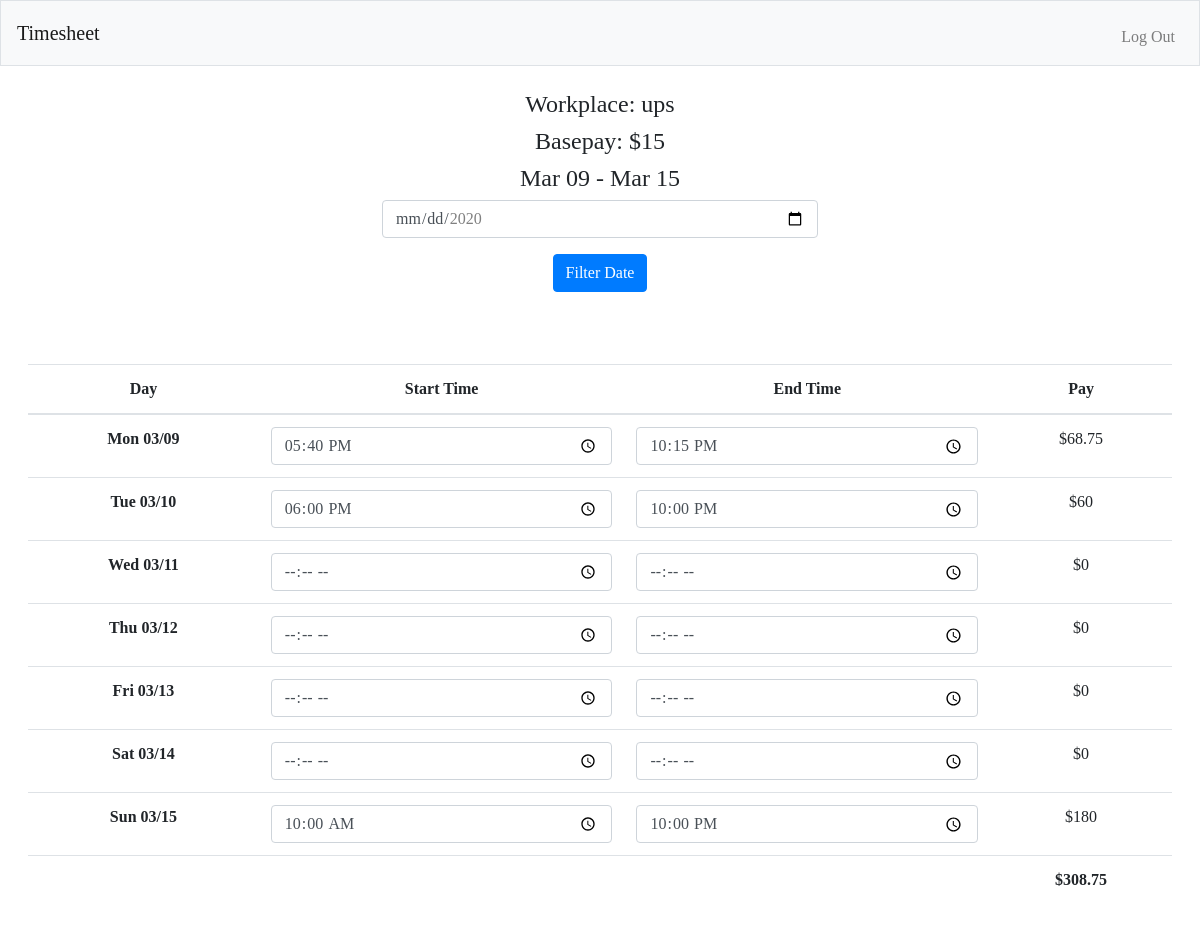
/week/ups (signed in), run on the app's committed database.
### tables this page shows
CREATE TABLE "company" (
	"id"	INTEGER NOT NULL PRIMARY KEY AUTOINCREMENT,
	"user_id"	integer NOT NULL,
	"company_name"	VARCHAR(255),
	"basepay"	INTEGER
);

CREATE TABLE "work_hours" (
	"id"	INTEGER NOT NULL PRIMARY KEY AUTOINCREMENT,
	"user_id"	NUMERIC NOT NULL,
	"company_id"	INTEGER NOT NULL,
	"date"	TEXT,
	"start"	TEXT,
	"end"	TEXT,
	"pay"	INTEGER DEFAULT 0,
	FOREIGN KEY("user_id") REFERENCES "users"("id")
);

### app.py (the view)
@app.route("/week/<cname>", methods=["GET","POST"])
@login_required
def week(cname):
    filter_date = request.form.get("filter-date")
    if filter_date == None:
        today = datetime.now().date()
    else:
        today = datetime.strptime(filter_date, '%Y-%m-%d')
    day = request.form.getlist('date')
    print(day)
    start_day = today - timedelta(days=today.weekday())
    end_day = start_day + timedelta(days=6)
    delta = timedelta(days=1)
    date_range = start_day.strftime('%b %d'), end_day.strftime('%b %d')
    lock.acquire(True)
    c.execute("SELECT * FROM company WHERE company_name = :cname AND user_id = :user_id",
              {"cname": cname, "user_id": session.get('user_id')})
    company = c.fetchone()
    lock.release()
    c.execute("SELECT start, end, pay FROM work_hours WHERE user_id=? AND company_id=? AND date BETWEEN ? AND ?", (session.get('user_id'), company[0], start_day.strftime('%Y-%m-%d'), end_day.strftime('%Y-%m-%d')))
    hours = c.fetchall()
    weeks = []
    while start_day <= end_day:
        weeks.append([start_day])
        start_day += delta
    for i in range(len(hours)):
        weeks[i] += hours[i]
    if request.method == "POST":
        start = request.form.getlist('start')
        end = request.form.getlist('end')
        if start == [] and end == []:
            today = datetime.now().date()
            start_day = today - timedelta(days=today.weekday())
            end_day = start_day + timedelta(days=6)
            delta = timedelta(days=1)
            while start_day <= end_day:
                if filter_date == start_day.strftime("%Y-%m-%d"):
                    print(filter_date)
                    print(start_day.strftime("%Y-%m-%d"))
                    print('hi')
                    disabled = False
                    break
                start_day += delta
                disabled = "disabled"
            c.execute("SELECT SUM(pay) FROM work_hours WHERE user_id=? AND company_id=? AND date BETWEEN ? AND ?", (session.get('user_id'), company[0], start_day, end_day))
            total = c.fetchone()[0]
            return render_template("week.html", weeks=weeks, cname=cname, company=company, total=total, date_range=date_range, disabled=disabled)
        else:
            for i in range(7):
                lock.acquire(True)
                c.execute("SELECT end FROM work_hours WHERE date=:date AND user_id=:user_id AND company_id=:company_id", {'date':weeks[i][0], 'user_id':session.get('user_id'), 'company_id':company[0]})
                rows = c.fetchone()
                lock.release()
                fmt = "%H:%M"
                if start[i] != "" and end[i] != "":
                    pay = (datetime.strptime(end[i], fmt) - datetime.strptime(start[i], fmt)).seconds * (company[3]/3600)
                else:
                    pay = 0
                if rows == None:
                    lock.acquire(True)
                    c.execute("INSERT INTO work_hours (user_id, company_id, date, start, end, pay) VALUES (?, ?, ?, ?, ?, ?)", (session.get('user_id'), company[0], weeks[i][0], start[i], end[i], pay))
                    connection.commit()
                    lock.release()
                else:
                    lock.acquire(True)
                    c.execute("UPDATE work_hours SET start=?, end=?, pay=? WHERE user_id=? AND company_id=? AND date=?",
                            (start[i], end[i], pay, session.get("user_id"), company[0], weeks[i][0]))
                    connection.commit()
                    lock.release()
        return redirect(url_for('week', cname=cname))
    else:
        start_day = today - timedelta(days=today.weekday())
        c.execute("SELECT SUM(pay) FROM work_hours WHERE user_id=? AND company_id=? AND date BETWEEN ? AND ?", (session.get('user_id'), company[0], start_day, end_day))
        total = c.fetchone()[0]
        return render_template("week.html", weeks=weeks, cname=cname, company=company, total=total,date_range=date_range)

### helpers.py (called while the page is built)
def login_required(f):
    @wraps(f)
    def decorated_function(*args, **kwargs):
        if session.get("user_id") is None:
            return redirect("/login")
        return f(*args, **kwargs)
    return decorated_function

def day(date):
    return date.strftime("%a %m/%d")

### templates/week.html (shortened to what this page needs)
{% extends "layout.html" %}
{% block main %}
<div class="col-xl-5 col-lg-6 col-md-8 col-sm-10 mx-auto text-center form p-4">
  <h4>Workplace: {{ company[2] }}</h4>
  <h4>Basepay: ${{ company[3] }}</h4>
  <h4>{{ date_range[0] }} - {{ date_range[1]}}</h4>
  <div class="px-2">
      <form action="/week/{{cname}}" method="post" id="dateForm" class="justify-content-center">
          <div class="form-group">
              <input type="date" class="form-control" min="2020-01-01" max="2020-12-30" id="filter-date" name="filter-date">
          </div>
          <button type="button" class="btn btn-primary" onclick="filterDate()">Filter Date</button>
      </form>
  </div>
</div>
<div class="container p-5">
  <div class="no-padding">
    <table class="table">
      <thead>
        <tr>
          <th scope="col">Day</th>
          <th scope="col">Start Time</th>
          <th scope="col">End Time</th>
          <th scope="col">Pay</th>
        </tr>
      </thead>
      <tbody>
        {% for week in weeks %}
          <tr>
            <th name="day">{{ week[0]|day }}</th>
            <td><input class="form-control" name="start" class="start" type="time" form="myForm" value="{{ week[1] }}" {{ disabled }}></td>
            <td><input class="form-control" name="end" class="end" type="time" form="myForm" value="{{ week[2] }}" onchange="myFunction(this)" {{ disabled }}></td>
            <td>${{ week[3] }}</td>
          </tr>
        {% endfor%}
      </tbody>
      <tfoot>
        <tr>
          <td colspan="3"></td>
          <th>${{ total }}</th>
        </tr>
      </tfoot>
    </table>
  </div>
</div>
{% endblock %}

### templates/layout.html (shortened to what this page needs)
<!doctype html>
<html lang="en">
  <head>
    <link rel="stylesheet" href="https://stackpath.bootstrapcdn.com/bootstrap/4.4.1/css/bootstrap.min.css">
    <link href="/static/styles.css" rel="stylesheet">
  </head>
  <body>
      <nav class="navbar navbar-expand-md navbar-light bg-light border">
        <a class="navbar-brand" href="#">Timesheet</a>
        <div class="collapse navbar-collapse" id="navbar">
          {% if session.user_id %}
          <ul class="navbar-nav ml-auto mt-2">
            <li class="nav-item"><a class="nav-link" href="/logout">Log Out</a></li>
          </ul>
          {% else %}
          <ul class="navbar-nav ml-auto mt-2">
            <li class="nav-item"><a class="nav-link" href="/register">Register</a></li>
            <li class="nav-item"><a class="nav-link" href="/login">Log In</a></li>
          </ul>
          {% endif %}
        </div>
      </nav>
      <main>
        {% block main %}
        {% endblock %}
      </main>
  </body>
</html>

### static/styles.css (style rules this page uses)
body { width: 100%; max-width: 100vw; font-family: 'Times New Roman', Times, serif; }
main { overflow-x: auto; margin: 0; padding: 0; text-align: center; }
.no-padding { margin: 0 -50px 0 -50px; }

### data on the page
company: company_name "ups", basepay "15"
work_hours: week "Mon 03/09", start "17:40", end "22:15", pay "68.75"
work_hours: week "Tue 03/10", start "18:00", end "22:00", pay "60"
work_hours: week "Sun 03/15", start "10:00", end "22:00", pay "180"

### other printed values
{{ date_range[0] }} "Mar 09"
{{ date_range[1] }} "Mar 15"
{{ week[0]|day }} "Wed 03/11" "Thu 03/12" "Fri 03/13" "Sat 03/14"
{{ week[3] }} "0" "0" "0" "0"
{{ total }} "308.75"
